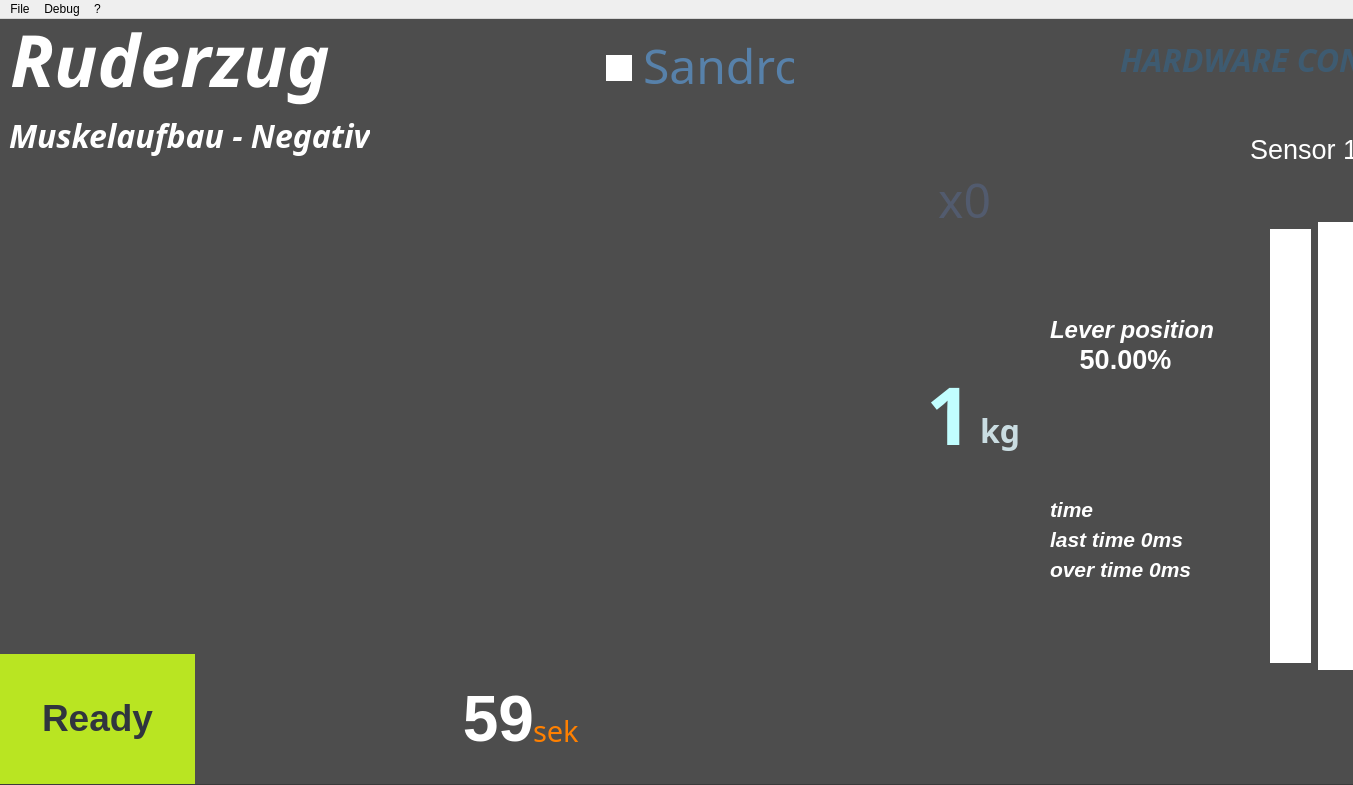
<?xml version="1.0" encoding="UTF-8"?>
<ui version="4.0">
 <class>MainWindow</class>
 <widget class="QMainWindow" name="MainWindow">
  <property name="geometry">
   <rect>
    <x>0</x>
    <y>0</y>
    <width>1353</width>
    <height>785</height>
   </rect>
  </property>
  <property name="minimumSize">
   <size>
    <width>1021</width>
    <height>785</height>
   </size>
  </property>
  <property name="maximumSize">
   <size>
    <width>1532</width>
    <height>785</height>
   </size>
  </property>
  <property name="windowTitle">
   <string>Egym demo1</string>
  </property>
  <property name="styleSheet">
   <string notr="true"/>
  </property>
  <widget class="QWidget" name="centralWidget">
   <widget class="QGraphicsView" name="g1">
    <property name="geometry">
     <rect>
      <x>-2</x>
      <y>-2</y>
      <width>1536</width>
      <height>768</height>
     </rect>
    </property>
    <property name="styleSheet">
     <string notr="true">background-color: rgb(77, 77, 77);</string>
    </property>
    <property name="frameShadow">
     <enum>QFrame::Plain</enum>
    </property>
    <property name="renderHints">
     <set>QPainter::Antialiasing|QPainter::HighQualityAntialiasing|QPainter::NonCosmeticDefaultPen|QPainter::Qt4CompatiblePainting|QPainter::SmoothPixmapTransform|QPainter::TextAntialiasing</set>
    </property>
   </widget>
   <widget class="QLabel" name="label">
    <property name="geometry">
     <rect>
      <x>10</x>
      <y>-10</y>
      <width>381</width>
      <height>101</height>
     </rect>
    </property>
    <property name="font">
     <font>
      <family>Segoe UI Semibold</family>
      <pointsize>54</pointsize>
      <weight>75</weight>
      <italic>true</italic>
      <bold>true</bold>
      <stylestrategy>PreferAntialias</stylestrategy>
     </font>
    </property>
    <property name="styleSheet">
     <string notr="true">QLabel { color: rgb(255, 255, 255) }</string>
    </property>
    <property name="text">
     <string>Ruderzug</string>
    </property>
    <property name="scaledContents">
     <bool>false</bool>
    </property>
   </widget>
   <widget class="QLabel" name="name">
    <property name="geometry">
     <rect>
      <x>643</x>
      <y>16</y>
      <width>151</width>
      <height>61</height>
     </rect>
    </property>
    <property name="font">
     <font>
      <family>Segoe UI Light</family>
      <pointsize>36</pointsize>
      <weight>50</weight>
      <italic>false</italic>
      <bold>false</bold>
      <stylestrategy>PreferAntialias</stylestrategy>
     </font>
    </property>
    <property name="autoFillBackground">
     <bool>false</bool>
    </property>
    <property name="styleSheet">
     <string notr="true">QLabel { color: rgb(87, 129, 170) }</string>
    </property>
    <property name="text">
     <string>Sandro</string>
    </property>
    <property name="scaledContents">
     <bool>false</bool>
    </property>
   </widget>
   <widget class="QLabel" name="time">
    <property name="geometry">
     <rect>
      <x>453</x>
      <y>664</y>
      <width>81</width>
      <height>71</height>
     </rect>
    </property>
    <property name="font">
     <font>
      <family>Segoe UI</family>
      <pointsize>48</pointsize>
      <weight>75</weight>
      <italic>false</italic>
      <bold>true</bold>
      <stylestrategy>PreferAntialias</stylestrategy>
     </font>
    </property>
    <property name="styleSheet">
     <string notr="true">QLabel { color: rgb(255, 255, 255) }</string>
    </property>
    <property name="text">
     <string>59</string>
    </property>
    <property name="scaledContents">
     <bool>false</bool>
    </property>
    <property name="alignment">
     <set>Qt::AlignRight|Qt::AlignTrailing|Qt::AlignVCenter</set>
    </property>
    <property name="margin">
     <number>5</number>
    </property>
   </widget>
   <widget class="QLabel" name="sek">
    <property name="geometry">
     <rect>
      <x>533</x>
      <y>686</y>
      <width>51</width>
      <height>51</height>
     </rect>
    </property>
    <property name="font">
     <font>
      <family>Segoe UI Light</family>
      <pointsize>22</pointsize>
      <weight>50</weight>
      <italic>false</italic>
      <bold>false</bold>
      <stylestrategy>PreferAntialias</stylestrategy>
     </font>
    </property>
    <property name="styleSheet">
     <string notr="true">QLabel { color: rgb(255, 128, 0) }</string>
    </property>
    <property name="text">
     <string>sek</string>
    </property>
    <property name="scaledContents">
     <bool>false</bool>
    </property>
   </widget>
   <widget class="QLabel" name="training_title">
    <property name="geometry">
     <rect>
      <x>9</x>
      <y>91</y>
      <width>361</width>
      <height>51</height>
     </rect>
    </property>
    <property name="font">
     <font>
      <family>Segoe UI Semibold</family>
      <pointsize>24</pointsize>
      <weight>75</weight>
      <italic>true</italic>
      <bold>true</bold>
      <stylestrategy>PreferAntialias</stylestrategy>
     </font>
    </property>
    <property name="styleSheet">
     <string notr="true">QLabel { color: rgb(255, 255, 255) }</string>
    </property>
    <property name="text">
     <string>Muskelaufbau - Negativ</string>
    </property>
    <property name="scaledContents">
     <bool>false</bool>
    </property>
   </widget>
   <widget class="QLabel" name="weight_label">
    <property name="geometry">
     <rect>
      <x>871</x>
      <y>340</y>
      <width>101</width>
      <height>91</height>
     </rect>
    </property>
    <property name="font">
     <font>
      <family>Segoe UI Semibold</family>
      <pointsize>60</pointsize>
      <weight>75</weight>
      <italic>false</italic>
      <bold>true</bold>
      <stylestrategy>PreferAntialias</stylestrategy>
     </font>
    </property>
    <property name="layoutDirection">
     <enum>Qt::LeftToRight</enum>
    </property>
    <property name="styleSheet">
     <string notr="true">QLabel { color: rgb(193, 254, 255) }</string>
    </property>
    <property name="frameShape">
     <enum>QFrame::NoFrame</enum>
    </property>
    <property name="lineWidth">
     <number>0</number>
    </property>
    <property name="text">
     <string>1</string>
    </property>
    <property name="textFormat">
     <enum>Qt::RichText</enum>
    </property>
    <property name="scaledContents">
     <bool>false</bool>
    </property>
    <property name="alignment">
     <set>Qt::AlignRight|Qt::AlignTrailing|Qt::AlignVCenter</set>
    </property>
    <property name="margin">
     <number>0</number>
    </property>
    <property name="indent">
     <number>0</number>
    </property>
   </widget>
   <widget class="QLabel" name="kg">
    <property name="geometry">
     <rect>
      <x>980</x>
      <y>386</y>
      <width>41</width>
      <height>51</height>
     </rect>
    </property>
    <property name="font">
     <font>
      <family>Segoe UI Semibold</family>
      <pointsize>24</pointsize>
      <weight>75</weight>
      <italic>false</italic>
      <bold>true</bold>
      <stylestrategy>PreferAntialias</stylestrategy>
     </font>
    </property>
    <property name="mouseTracking">
     <bool>false</bool>
    </property>
    <property name="styleSheet">
     <string notr="true">QLabel { color: rgb(202, 221, 226) }</string>
    </property>
    <property name="frameShadow">
     <enum>QFrame::Plain</enum>
    </property>
    <property name="text">
     <string>kg</string>
    </property>
    <property name="textFormat">
     <enum>Qt::AutoText</enum>
    </property>
    <property name="scaledContents">
     <bool>false</bool>
    </property>
   </widget>
   <widget class="QLabel" name="loops_counter">
    <property name="geometry">
     <rect>
      <x>890</x>
      <y>150</y>
      <width>101</width>
      <height>61</height>
     </rect>
    </property>
    <property name="font">
     <font>
      <family>Segoe UI Light</family>
      <pointsize>36</pointsize>
      <weight>50</weight>
      <italic>false</italic>
      <bold>false</bold>
      <stylestrategy>PreferAntialias</stylestrategy>
     </font>
    </property>
    <property name="styleSheet">
     <string notr="true">QLabel { color: rgb(82, 91, 110) }</string>
    </property>
    <property name="text">
     <string>x0</string>
    </property>
    <property name="scaledContents">
     <bool>false</bool>
    </property>
    <property name="alignment">
     <set>Qt::AlignRight|Qt::AlignTrailing|Qt::AlignVCenter</set>
    </property>
   </widget>
   <widget class="QGraphicsView" name="star">
    <property name="geometry">
     <rect>
      <x>606</x>
      <y>36</y>
      <width>26</width>
      <height>26</height>
     </rect>
    </property>
    <property name="styleSheet">
     <string notr="true">background-image: url(:/p1/res/star.png);</string>
    </property>
    <property name="frameShape">
     <enum>QFrame::NoFrame</enum>
    </property>
    <property name="frameShadow">
     <enum>QFrame::Plain</enum>
    </property>
    <property name="lineWidth">
     <number>0</number>
    </property>
   </widget>
   <widget class="QLabel" name="hardware_controls_label">
    <property name="geometry">
     <rect>
      <x>1120</x>
      <y>10</y>
      <width>371</width>
      <height>61</height>
     </rect>
    </property>
    <property name="font">
     <font>
      <family>Segoe UI Semibold</family>
      <pointsize>24</pointsize>
      <weight>75</weight>
      <italic>true</italic>
      <bold>true</bold>
      <stylestrategy>PreferAntialias</stylestrategy>
     </font>
    </property>
    <property name="autoFillBackground">
     <bool>false</bool>
    </property>
    <property name="styleSheet">
     <string notr="true">QLabel { color: rgb(62, 91, 113) }</string>
    </property>
    <property name="text">
     <string>HARDWARE CONTROLS</string>
    </property>
    <property name="scaledContents">
     <bool>false</bool>
    </property>
   </widget>
   <widget class="QLabel" name="sensor1">
    <property name="geometry">
     <rect>
      <x>1250</x>
      <y>100</y>
      <width>131</width>
      <height>61</height>
     </rect>
    </property>
    <property name="font">
     <font>
      <family>Segoe UI</family>
      <pointsize>20</pointsize>
      <weight>50</weight>
      <italic>false</italic>
      <bold>false</bold>
      <stylestrategy>PreferAntialias</stylestrategy>
     </font>
    </property>
    <property name="autoFillBackground">
     <bool>false</bool>
    </property>
    <property name="styleSheet">
     <string notr="true">QLabel { color: rgb(255, 255, 255) }</string>
    </property>
    <property name="text">
     <string>Sensor 1</string>
    </property>
    <property name="scaledContents">
     <bool>false</bool>
    </property>
   </widget>
   <widget class="QLabel" name="lever_pos_2">
    <property name="geometry">
     <rect>
      <x>1050</x>
      <y>280</y>
      <width>171</width>
      <height>61</height>
     </rect>
    </property>
    <property name="font">
     <font>
      <family>Segoe UI</family>
      <pointsize>18</pointsize>
      <weight>75</weight>
      <italic>true</italic>
      <bold>true</bold>
      <stylestrategy>PreferAntialias</stylestrategy>
     </font>
    </property>
    <property name="autoFillBackground">
     <bool>false</bool>
    </property>
    <property name="styleSheet">
     <string notr="true">QLabel { color: rgb(255, 255, 255) }</string>
    </property>
    <property name="text">
     <string>Lever position</string>
    </property>
    <property name="scaledContents">
     <bool>false</bool>
    </property>
   </widget>
   <widget class="QLabel" name="lever_pos">
    <property name="geometry">
     <rect>
      <x>1070</x>
      <y>320</y>
      <width>111</width>
      <height>40</height>
     </rect>
    </property>
    <property name="font">
     <font>
      <family>Segoe UI</family>
      <pointsize>20</pointsize>
      <weight>75</weight>
      <italic>false</italic>
      <bold>true</bold>
      <stylestrategy>PreferAntialias</stylestrategy>
     </font>
    </property>
    <property name="autoFillBackground">
     <bool>false</bool>
    </property>
    <property name="styleSheet">
     <string notr="true">QLabel { color: rgb(255, 255, 255) }</string>
    </property>
    <property name="text">
     <string>50.00%</string>
    </property>
    <property name="scaledContents">
     <bool>false</bool>
    </property>
    <property name="alignment">
     <set>Qt::AlignCenter</set>
    </property>
   </widget>
   <widget class="QGraphicsView" name="scroller_bgn">
    <property name="geometry">
     <rect>
      <x>1270</x>
      <y>210</y>
      <width>41</width>
      <height>434</height>
     </rect>
    </property>
    <property name="styleSheet">
     <string notr="true">background-image: url(:/p1/res/scroller.png);</string>
    </property>
    <property name="frameShape">
     <enum>QFrame::NoFrame</enum>
    </property>
    <property name="frameShadow">
     <enum>QFrame::Plain</enum>
    </property>
    <property name="lineWidth">
     <number>0</number>
    </property>
   </widget>
   <widget class="QGraphicsView" name="scroller_ticks">
    <property name="geometry">
     <rect>
      <x>1318</x>
      <y>203</y>
      <width>117</width>
      <height>448</height>
     </rect>
    </property>
    <property name="styleSheet">
     <string notr="true">background-image: url(:/p1/res/stripes.png);</string>
    </property>
    <property name="frameShape">
     <enum>QFrame::NoFrame</enum>
    </property>
    <property name="frameShadow">
     <enum>QFrame::Plain</enum>
    </property>
    <property name="lineWidth">
     <number>0</number>
    </property>
   </widget>
   <widget class="QLabel" name="clock">
    <property name="geometry">
     <rect>
      <x>380</x>
      <y>671</y>
      <width>60</width>
      <height>60</height>
     </rect>
    </property>
    <property name="text">
     <string/>
    </property>
   </widget>
   <widget class="QLabel" name="training_progress">
    <property name="geometry">
     <rect>
      <x>195</x>
      <y>635</y>
      <width>826</width>
      <height>15</height>
     </rect>
    </property>
    <property name="styleSheet">
     <string notr="true">background-image: url(:/p1/res/progress.png);</string>
    </property>
    <property name="text">
     <string/>
    </property>
   </widget>
   <widget class="QLabel" name="training_status">
    <property name="geometry">
     <rect>
      <x>0</x>
      <y>635</y>
      <width>195</width>
      <height>130</height>
     </rect>
    </property>
    <property name="font">
     <font>
      <family>Segoe UI</family>
      <pointsize>28</pointsize>
      <weight>75</weight>
      <bold>true</bold>
     </font>
    </property>
    <property name="styleSheet">
     <string notr="true">background-color: rgb(185, 229, 34);
color:rgb(48,53,62);</string>
    </property>
    <property name="text">
     <string>Ready</string>
    </property>
    <property name="textFormat">
     <enum>Qt::RichText</enum>
    </property>
    <property name="scaledContents">
     <bool>false</bool>
    </property>
    <property name="alignment">
     <set>Qt::AlignCenter</set>
    </property>
   </widget>
   <widget class="QLabel" name="time_spent">
    <property name="geometry">
     <rect>
      <x>1050</x>
      <y>460</y>
      <width>201</width>
      <height>61</height>
     </rect>
    </property>
    <property name="font">
     <font>
      <family>Segoe UI</family>
      <pointsize>16</pointsize>
      <weight>75</weight>
      <italic>true</italic>
      <bold>true</bold>
      <stylestrategy>PreferAntialias</stylestrategy>
     </font>
    </property>
    <property name="autoFillBackground">
     <bool>false</bool>
    </property>
    <property name="styleSheet">
     <string notr="true">QLabel { color: rgb(255, 255, 255) }</string>
    </property>
    <property name="text">
     <string>time</string>
    </property>
    <property name="scaledContents">
     <bool>false</bool>
    </property>
   </widget>
   <widget class="QLabel" name="last_time">
    <property name="geometry">
     <rect>
      <x>1050</x>
      <y>490</y>
      <width>201</width>
      <height>61</height>
     </rect>
    </property>
    <property name="font">
     <font>
      <family>Segoe UI</family>
      <pointsize>16</pointsize>
      <weight>75</weight>
      <italic>true</italic>
      <bold>true</bold>
      <stylestrategy>PreferAntialias</stylestrategy>
     </font>
    </property>
    <property name="autoFillBackground">
     <bool>false</bool>
    </property>
    <property name="styleSheet">
     <string notr="true">QLabel { color: rgb(255, 255, 255) }</string>
    </property>
    <property name="text">
     <string>last time 0ms</string>
    </property>
    <property name="scaledContents">
     <bool>false</bool>
    </property>
   </widget>
   <widget class="QLabel" name="target_time">
    <property name="geometry">
     <rect>
      <x>1050</x>
      <y>520</y>
      <width>201</width>
      <height>61</height>
     </rect>
    </property>
    <property name="font">
     <font>
      <family>Segoe UI</family>
      <pointsize>16</pointsize>
      <weight>75</weight>
      <italic>true</italic>
      <bold>true</bold>
      <stylestrategy>PreferAntialias</stylestrategy>
     </font>
    </property>
    <property name="autoFillBackground">
     <bool>false</bool>
    </property>
    <property name="styleSheet">
     <string notr="true">QLabel { color: rgb(255, 255, 255) }</string>
    </property>
    <property name="text">
     <string>over time 0ms</string>
    </property>
    <property name="scaledContents">
     <bool>false</bool>
    </property>
   </widget>
   <zorder>g1</zorder>
   <zorder>label</zorder>
   <zorder>name</zorder>
   <zorder>time</zorder>
   <zorder>sek</zorder>
   <zorder>training_title</zorder>
   <zorder>kg</zorder>
   <zorder>loops_counter</zorder>
   <zorder>star</zorder>
   <zorder>hardware_controls_label</zorder>
   <zorder>sensor1</zorder>
   <zorder>lever_pos_2</zorder>
   <zorder>lever_pos</zorder>
   <zorder>scroller_bgn</zorder>
   <zorder>scroller_ticks</zorder>
   <zorder>clock</zorder>
   <zorder>training_progress</zorder>
   <zorder>training_status</zorder>
   <zorder>weight_label</zorder>
   <zorder>time_spent</zorder>
   <zorder>last_time</zorder>
   <zorder>target_time</zorder>
  </widget>
  <widget class="QMenuBar" name="menuBar">
   <property name="geometry">
    <rect>
     <x>0</x>
     <y>0</y>
     <width>1353</width>
     <height>21</height>
    </rect>
   </property>
   <widget class="QMenu" name="menuFile">
    <property name="title">
     <string>File</string>
    </property>
    <addaction name="actionShow_hardware_Controls"/>
    <addaction name="separator"/>
    <addaction name="actionExit"/>
   </widget>
   <widget class="QMenu" name="menu">
    <property name="title">
     <string>?</string>
    </property>
    <addaction name="actionAbout"/>
   </widget>
   <widget class="QMenu" name="menuDebug">
    <property name="title">
     <string>Debug</string>
    </property>
    <addaction name="actionLoad_texture_now"/>
    <addaction name="actionRepaint_OpenGL"/>
   </widget>
   <addaction name="menuFile"/>
   <addaction name="menuDebug"/>
   <addaction name="menu"/>
  </widget>
  <action name="actionExit">
   <property name="text">
    <string>Exit</string>
   </property>
  </action>
  <action name="actionAbout">
   <property name="text">
    <string>About</string>
   </property>
  </action>
  <action name="actionLoad_texture_now">
   <property name="text">
    <string>Load texture now</string>
   </property>
  </action>
  <action name="actionRepaint_OpenGL">
   <property name="text">
    <string>Repaint OpenGL</string>
   </property>
  </action>
  <action name="actionShow_hardware_Controls">
   <property name="text">
    <string>Show Hardware Controls</string>
   </property>
  </action>
 </widget>
 <layoutdefault spacing="6" margin="11"/>
 <resources/>
 <connections/>
</ui>
